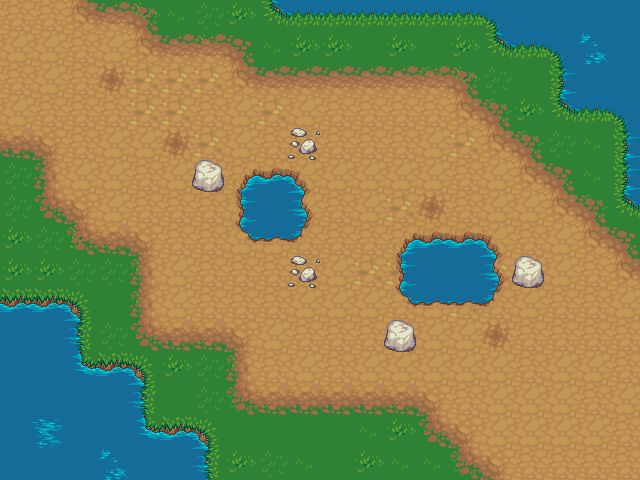

Below is a game level as drawn by its tile map, then a one-line description and the .tmx that defines it (tile-layer data replaced by summaries):
An orthogonal 20x15 tile map with 32x32 px tiles, 3 tile layers (background0, background1, background2), 5 tilesets and 15 objects (mainPlayer, enemyEntity, coinEntity).

<map version="1.0" orientation="orthogonal" renderorder="right-down" width="20" height="15" tilewidth="32" tileheight="32">
 <tileset firstgid="1" name="dirt" tilewidth="32" tileheight="32">
  <image source="../img/map/dirt.png" width="96" height="192" />
 </tileset>
 <tileset firstgid="19" name="water" tilewidth="32" tileheight="32">
  <image source="../img/map/water.png" width="96" height="192" />
 </tileset>
 <tileset firstgid="37" name="rock" tilewidth="32" tileheight="32">
  <image source="../img/map/rock.png" width="64" height="32" />
 </tileset>
 <tileset firstgid="39" name="watergrass" tilewidth="32" tileheight="32">
  <image source="../img/map/watergrass.png" width="96" height="192" />
 </tileset>
 <tileset firstgid="57" name="grass" tilewidth="32" tileheight="32">
  <image source="../img/map/grass.png" width="96" height="192" />
 </tileset>
 <layer name="background0" width="20" height="15">
  <data>[300 cells, 300 non-empty, 15 distinct tile ids]</data>
 </layer>
 <layer name="background1" width="20" height="15">
  <data>[300 cells, 201 non-empty, 11 distinct tile ids]</data>
 </layer>
 <layer name="background2" width="20" height="15">
  <data>[300 cells, 26 non-empty, 11 distinct tile ids]</data>
 </layer>
 <objectgroup name="collision">
  <object x="192" y="160" width="32" height="32" />
  <object x="288" y="128" width="32" height="32" />
  <object x="237" y="171" width="71" height="69" />
  <object x="392" y="237" width="112" height="70" />
  <object x="384" y="320" width="32" height="32" />
  <object x="512" y="256" width="32" height="32" />
  <object x="93" y="368">
   <polyline points="0,0 15,2" />
  </object>
  <object x="1" y="308">
   <polyline points="0,0 78,0 82,59 136,61 145,120 203,124 207,170" />
  </object>
  <object x="273" y="2">
   <polyline points="0,0 5,9 216,14 230,42 282,52 290,103 349,118 351,195 367,210" />
  </object>
  <object x="288" y="256" width="32" height="32" />
 </objectgroup>
 <objectgroup name="entities">
  <object name="mainPlayer" x="0" y="32" width="32" height="32" />
  <object name="enemyEntity" x="352" y="160" width="192" height="32" />
  <object name="coinEntity" x="352" y="224" width="32" height="32" />
  <object x="507" y="556" />
  <object x="601" y="576" />
 </objectgroup>
</map>
